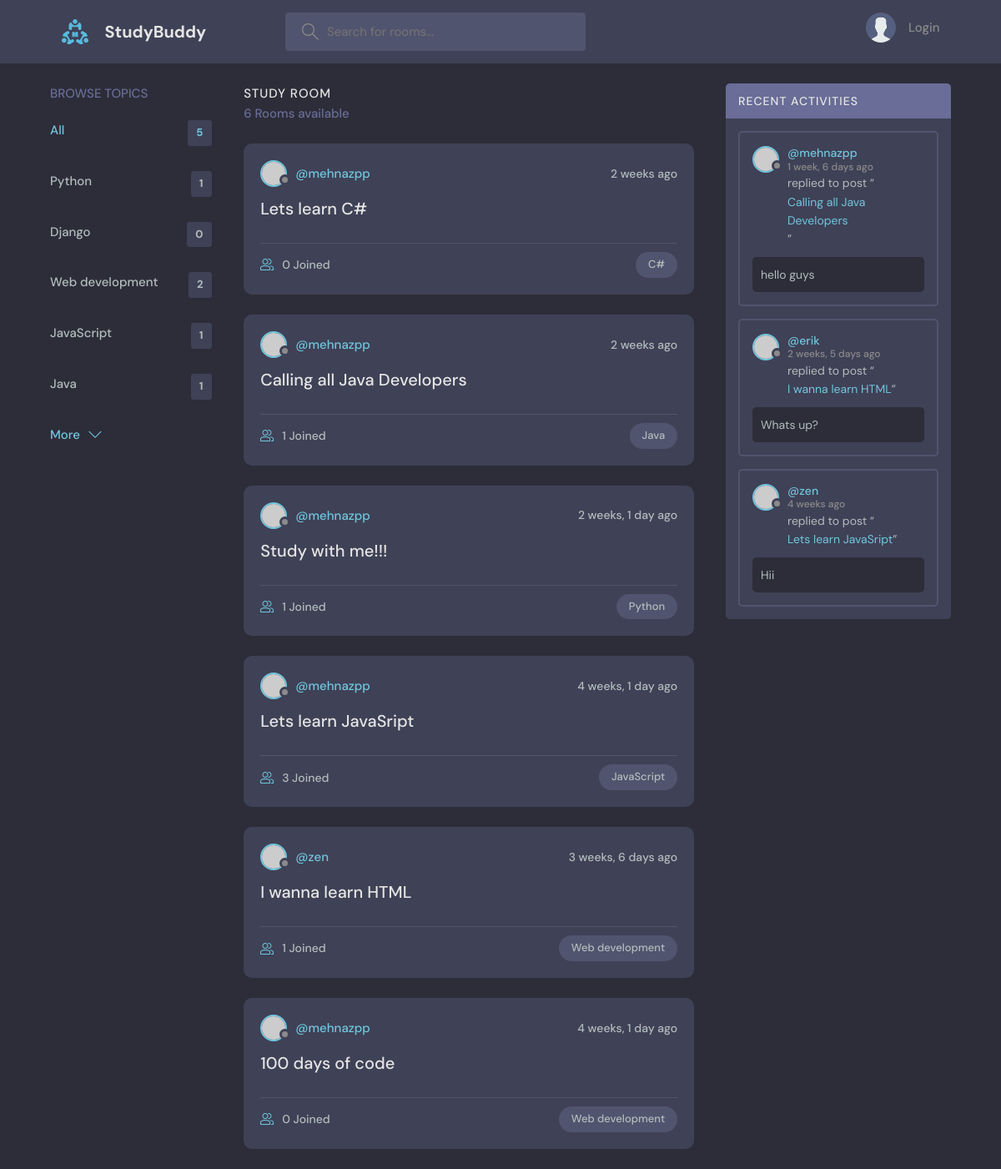
The page / on the database its author committed.
### base/models.py (models this page shows, shortened)
class Topic(models.Model):
    name= models.CharField(max_length=200)

class Room(models.Model):
    host = models.ForeignKey(User, on_delete=models.SET_NULL, null=True)
    topic = models.ForeignKey(Topic, on_delete=models.SET_NULL, null=True)
    name = models.CharField(max_length=200)
    description = models.TextField(null=True, blank=True)
    participants = models.ManyToManyField(User, related_name='partcipants', blank=True)
    updated = models.DateTimeField(auto_now=True)
    created = models.DateTimeField(auto_now_add=True)
    class Meta:
        ordering = ['-updated', '-created']
    def __str__(self):
        return self.name

class Message(models.Model):
    user = models.ForeignKey(User, on_delete=models.CASCADE)
    room = models.ForeignKey(Room, on_delete=models.CASCADE)
    body = models.TextField()
    updated = models.DateTimeField(auto_now=True)
    created = models.DateTimeField(auto_now_add=True)
    class Meta:
        ordering = ['-updated', '-created']
    def __str__(self):
        return self.body[0:50]

### base/views.py (the view)
# urls.py: path('',views.home, name="home"),
def home(request):
    q = request.GET.get('q') if request.GET.get('q') != None else ''
    rooms = Room.objects.filter(
        Q(topic__name__icontains=q) |
        Q(name__icontains=q) |
        Q(description__icontains=q)
        )
    topics = Topic.objects.all()[0:5]
    room_count = rooms.count()
    room_messages = Message.objects.filter(Q(room__topic__name__icontains=q))
    context ={'rooms': rooms, 'topics': topics, 'room_count':room_count, 'room_messages':room_messages}
    return render(request, 'base/home.html', context)

### base/templates/base/home.html (shortened to what this page needs)
{% extends "main.html" %}
{% block content %}
    <main class="layout layout--3">
      <div class="container">
        {% include 'base/topic_comp.html' %}
        <div class="roomList">
          <div class="roomList__header">
            <div>
              <h2>Study Room</h2>
              <p>{{room_count}} Rooms available</p>
            </div>
          </div>
          {% include 'base/feed_comp.html' %}
        </div>
        {% include 'base/activity_comp.html' %}
      </div>
    </main>
{% endblock content %}

### base/templates/base/topic_comp.html
<div class="topics">
    <div class="topics__header">
      <h2>Browse Topics</h2>
    </div>
    <ul class="topics__list">
      <li>
        <a href="{% url 'home' %}" class="active">All <span>{{topics.count}}</span></a>
      </li>
      {% for topic in topics %}
      <li>
        <a href="{% url 'home' %}?q={{topic.name}}">{{topic.name}} <span>{{topic.room_set.all.count}}</span></a>
      </li>
      {% endfor %}
    </ul>
    <a class="btn btn--link" href="{% url 'topics' %}">
      More
      <svg version="1.1" xmlns="http://www.w3.org/2000/svg" width="32" height="32" viewBox="0 0 32 32">
        <title>chevron-down</title>
        <path d="M16 21l-13-13h-3l16 16 16-16h-3l-13 13z"></path>
      </svg>
    </a>
  </div>

### base/templates/base/feed_comp.html (shortened to what this page needs)
{% for room in rooms %}
<div class="roomListRoom">
    <div class="roomListRoom__header">
      <a href="{% url 'user-profile' room.host.id %}" class="roomListRoom__author">
        <div class="avatar avatar--small">
          <img src="https://randomuser.me/api/portraits/women/11.jpg" />
        </div>
        <span>@{{room.host.username}}</span>
      </a>
      <div class="roomListRoom__actions">
        <span>{{room.created|timesince}} ago</span>
      </div>
    </div>
    <div class="roomListRoom__content">
      <a href="{% url 'room' room.id %}">{{room.name}}</a>
    </div>
    <div class="roomListRoom__meta">
      <a href="{% url 'room' room.id %}" class="roomListRoom__joined">
        {{room.participants.all.count}} Joined
      </a>
      <p class="roomListRoom__topic">{{room.topic.name}}</p>
    </div>
  </div>
  {% endfor %}

### base/templates/base/activity_comp.html (shortened to what this page needs)
<div class="activities">
        <div class="activities__header">
          <h2>Recent Activities</h2>
        </div>
        {% for message in room_messages %}
        <div class="activities__box">
          <div class="activities__boxHeader roomListRoom__header">
            <a href="{% url 'user-profile' message.user.id %}" class="roomListRoom__author">
              <div class="avatar avatar--small">
                <img src="https://randomuser.me/api/portraits/women/11.jpg" />
              </div>
              <p>
                @{{message.user.username}}
                <span>{{message.created|timesince}} ago</span>
              </p>
            </a>
          </div>
          <div class="activities__boxContent">
            <p>replied to post “<a href="{% url 'room' message.room.id %}">{{message.room}}</a>”</p>
            <div class="activities__boxRoomContent">
              {{message}}
            </div>
          </div>
        </div>
        {% endfor %}
      </div>

### rows shown on the page
Topic: name "Python", room_set.all.count "1"
Topic: name "Django", room_set.all.count "0"
Topic: name "Web development", room_set.all.count "2"
Topic: name "JavaScript", room_set.all.count "1"
Topic: name "Java", room_set.all.count "1"
Room: host.username "mehnazpp", created "2 weeks", name "Lets learn C#", participants.all.count "0", topic.name "C#"
Room: host.username "mehnazpp", created "2 weeks", name "Calling all Java Developers", participants.all.count "1", topic.name "Java"
Room: host.username "mehnazpp", created "2 weeks, 1 day", name "Study with me!!!", participants.all.count "1", topic.name "Python"
Room: host.username "mehnazpp", created "4 weeks, 1 day", name "Lets learn JavaSript", participants.all.count "3", topic.name "JavaScript"
Room: host.username "zen", created "3 weeks, 6 days", name "I wanna learn HTML", participants.all.count "1", topic.name "Web development"
Room: host.username "mehnazpp", created "4 weeks, 1 day", name "100 days of code", participants.all.count "0", topic.name "Web development"
Message: user.username "mehnazpp", created "1 week, 6 days", room "Calling all Java Developers", body "hello guys"
Message: user.username "erik", created "2 weeks, 5 days", room "I wanna learn HTML", body "Whats up?"
Message: user.username "zen", created "4 weeks", room "Lets learn JavaSript", body "Hii"

### other values the page prints
{{ topics.count }} "5"
{{ room_count }} "6"
